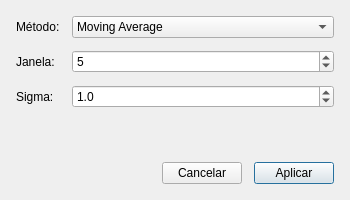
<?xml version="1.0" encoding="UTF-8"?>
<ui version="4.0">
 <class>SmoothingConfigDialog</class>
 <widget class="QDialog" name="SmoothingConfigDialog">
  <property name="geometry">
   <rect>
    <x>0</x>
    <y>0</y>
    <width>350</width>
    <height>200</height>
   </rect>
  </property>
  <property name="windowTitle">
   <string>Suavização Visual</string>
  </property>
  <property name="modal">
   <bool>true</bool>
  </property>
  <layout class="QVBoxLayout" name="mainLayout">
   <property name="spacing">
    <number>12</number>
   </property>
   <property name="leftMargin">
    <number>16</number>
   </property>
   <property name="topMargin">
    <number>16</number>
   </property>
   <property name="rightMargin">
    <number>16</number>
   </property>
   <property name="bottomMargin">
    <number>16</number>
   </property>
   
   <item>
    <layout class="QFormLayout" name="formLayout">
     <item row="0" column="0">
      <widget class="QLabel" name="methodLabel">
       <property name="text">
        <string>Método:</string>
       </property>
      </widget>
     </item>
     <item row="0" column="1">
      <widget class="QComboBox" name="methodCombo">
       <property name="toolTip">
        <string>Método de suavização visual</string>
       </property>
       <item>
        <property name="text">
         <string>Moving Average</string>
        </property>
       </item>
       <item>
        <property name="text">
         <string>Gaussian</string>
        </property>
       </item>
       <item>
        <property name="text">
         <string>Savitzky Golay</string>
        </property>
       </item>
       <item>
        <property name="text">
         <string>Median</string>
        </property>
       </item>
      </widget>
     </item>
     <item row="1" column="0">
      <widget class="QLabel" name="windowLabel">
       <property name="text">
        <string>Janela:</string>
       </property>
      </widget>
     </item>
     <item row="1" column="1">
      <widget class="QSpinBox" name="windowSpin">
       <property name="minimum">
        <number>3</number>
       </property>
       <property name="maximum">
        <number>101</number>
       </property>
       <property name="singleStep">
        <number>2</number>
       </property>
       <property name="value">
        <number>5</number>
       </property>
       <property name="toolTip">
        <string>Tamanho da janela de suavização</string>
       </property>
      </widget>
     </item>
     <item row="2" column="0">
      <widget class="QLabel" name="sigmaLabel">
       <property name="text">
        <string>Sigma:</string>
       </property>
      </widget>
     </item>
     <item row="2" column="1">
      <widget class="QDoubleSpinBox" name="sigmaSpin">
       <property name="minimum">
        <double>0.1</double>
       </property>
       <property name="maximum">
        <double>10.0</double>
       </property>
       <property name="singleStep">
        <double>0.1</double>
       </property>
       <property name="value">
        <double>1.0</double>
       </property>
       <property name="decimals">
        <number>1</number>
       </property>
       <property name="toolTip">
        <string>Sigma para suavização Gaussiana</string>
       </property>
      </widget>
     </item>
    </layout>
   </item>
   
   <item>
    <spacer name="verticalSpacer">
     <property name="orientation">
      <enum>Qt::Vertical</enum>
     </property>
     <property name="sizeHint" stdset="0">
      <size>
       <width>20</width>
       <height>20</height>
      </size>
     </property>
    </spacer>
   </item>
   
   <item>
    <layout class="QHBoxLayout" name="buttonLayout">
     <item>
      <spacer name="buttonSpacer">
       <property name="orientation">
        <enum>Qt::Horizontal</enum>
       </property>
       <property name="sizeHint" stdset="0">
        <size>
         <width>40</width>
         <height>20</height>
        </size>
       </property>
      </spacer>
     </item>
     <item>
      <widget class="QPushButton" name="cancelBtn">
       <property name="text">
        <string>Cancelar</string>
       </property>
      </widget>
     </item>
     <item>
      <widget class="QPushButton" name="applyBtn">
       <property name="text">
        <string>Aplicar</string>
       </property>
       <property name="default">
        <bool>true</bool>
       </property>
      </widget>
     </item>
    </layout>
   </item>
  </layout>
 </widget>
 <resources/>
 <connections/>
</ui>
